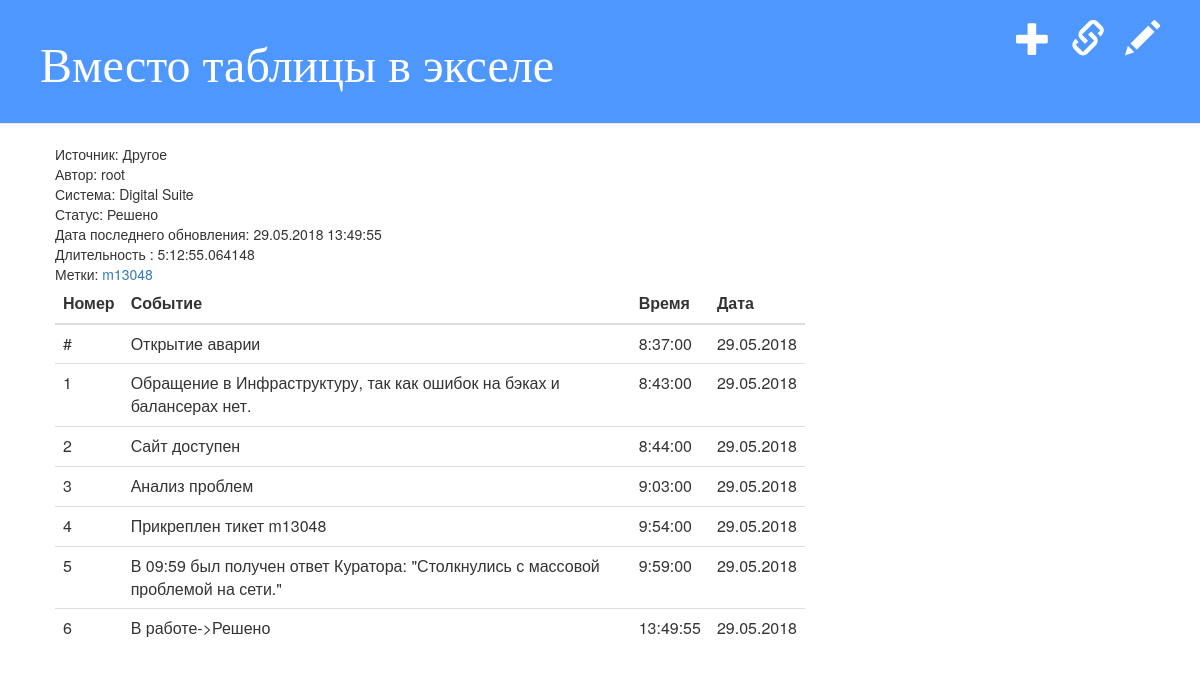
/accident_detail/4 (signed in), run on the app's committed database.
### accident/models.py (models this page shows, shortened)
class Accident(models.Model):
    author = models.ForeignKey('auth.User', on_delete=models.PROTECT)
    headline = models.CharField(max_length=200, verbose_name='заголовок')
    text = models.TextField(verbose_name='Описание аварии')
    system = models.ForeignKey(
        'System', on_delete=models.PROTECT, verbose_name='Система')
    created_date = models.DateTimeField(default=timezone.now)
    update_date = models.DateTimeField(blank=True, null=True)
    tag_var = models.TextField(blank=True)
    status = models.ForeignKey(
        'Status', on_delete=models.PROTECT, verbose_name='Статус', default=1)
    causes = models.TextField(null=True, blank=True, verbose_name='Влияние')
    step = models.TextField(null=True, blank=True)
    source = models.ForeignKey(
        'Source', on_delete=models.PROTECT, null=True, verbose_name='Источник')

class Source(models.Model):
    headline = models.TextField()
    comment = models.TextField(null=True, blank=True)
    def __str__(self):
        return self.headline

class System(models.Model):
    name = models.CharField(max_length=50)
    def __str__(self):
        return self.name

class Status(models.Model):
    headline = models.CharField(max_length=20)
    comment = models.TextField(null=True)
    end_point = models.BooleanField(default=False)
    def __str__(self):
        return self.headline

class Tag(models.Model):
    tag_text = models.TextField()
    accident = models.ForeignKey('Accident', on_delete=models.CASCADE)
    link = models.TextField(null=True, blank=True)

class Events(models.Model):
    date_time = models.DateTimeField(default=timezone.now)
    event = models.TextField(verbose_name='Действие', null=True)
    accident = models.ForeignKey('Accident', on_delete=models.CASCADE,verbose_name='')

### accident/views.py (the view)
# urls.py: path('accident_detail/<int:pk>', views.accident_detail, name='accident_detail'),
def accident_detail(request, pk):
    accident = get_object_or_404(Accident, pk=pk)
    events = Events.objects.filter(accident=pk).order_by('date_time')
    tag = Tag.objects.filter(accident=pk)
    last_date = events.aggregate(Max('date_time'))
    context = {'events': events, 'tag': tag,
               'accident': accident, 'last_date': last_date}
    return render(request, 'accident/accident_detail.html', context)

### accident/templatetags/accident_extras.py (called while the page is built)
def diff_date(value, arg=None):
    if arg is None:
        time_end = timezone.now()
    else:
        time_end = arg
    time_begin = value
    on_delay = time_end - time_begin
    return on_delay

### accident/templates/accident/accident_detail.html (shortened to what this page needs)
{% extends 'accident/base.html' %}
{% block add_link %}
    <a href="{% url 'edit' pk=accident.id %}" class="top-menu"><span class="glyphicon glyphicon-pencil"></span></a>
    <a href="{% url 'link_new' pk=accident.id %}" class="top-menu"><span class="glyphicon glyphicon-link"></span></a>
    <a href="{% url 'event_new' pk=accident.id %}" class="top-menu"><span class="glyphicon glyphicon-plus"></span></a>
{% endblock %}
{% block content %}
        Источник: {{ accident.source }}<br>
        Автор: {{ accident.author }}<br>
        Система: {{ accident.system }}<br>
        Статус: {{ accident.status }}<br>
        Дата последнего обновления: {{ last_date.date_time__max|date:"d.m.Y G:i:s" }}<br>
        {% load accident_extras %}
        Длительность :
        {% if accident.status.end_point %}
            {{ accident.created_date|diff_date:last_date.date_time__max }}
        {% else %}
            {{ accident.created_date|diff_date }}
        {% endif %}
        <br>
    Метки:
    {% for post in tag %}
        <a href = '{{ post.link }}' target="_blank">{{ post.tag_text}}</a>
    {% endfor %}
    <table border="0" class="table">
    	<thead>
    		<tr>
    			<th>
    				Номер
    			</th>
        		<th>
        			Событие
        		</th>
        		<th>
        			Время
        		</th>
                <th>
                    Дата
                </th>
        	</tr>
    	</thead>
            <tr>
                <td>#</td>
                <td>Открытие аварии</td>
                <td>{{ accident.created_date|date:"G:i:s" }}</td>
                <td>{{ accident.created_date|date:"d.m.Y" }}</td>
             </tr>
        {% for post in events %}
        	<tr>
        		<td>{{ forloop.counter }}</td>
        		<td>
        			{{ post.event }}
        		</td>
        		<td>
        			{{ post.date_time|date:"G:i:s" }}
        		</td>
                <td>
                    {{ post.date_time|date:"d.m.Y" }}
                </td>
        	</tr>
        {% endfor %}
        </table>
{% endblock %}

### accident/static/css/blog.css (style rules this page uses)
.top-menu, .top-menu:hover, .top-menu:visited { color: #ffffff; float: right; font-size: 26pt; margin-right: 20px; }

### data on the page
Accident: source "Другое", author "root", system "Digital Suite", status "Решено", created_date|diff_date "5:12:55.064148", created_date "8:37:00", created_date "29.05.2018"
Tag: tag_text "m13048"
Events: event "Обращение в Инфраструктуру, так как ошибок на бэках и балансерах нет.", date_time "8:43:00", date_time "29.05.2018"
Events: event "Сайт доступен", date_time "8:44:00", date_time "29.05.2018"
Events: event "Анализ проблем", date_time "9:03:00", date_time "29.05.2018"
Events: event "Прикреплен тикет m13048", date_time "9:54:00", date_time "29.05.2018"
Events: event "В 09:59 был получен ответ Куратора: \"Столкнулись с массовой проблемой на сети.\"", date_time "9:59:00", date_time "29.05.2018"
Events: event "В работе->Решено", date_time "13:49:55", date_time "29.05.2018"

### other printed values
{{ last_date.date_time__max|date:"d.m.Y G:i:s" }} "29.05.2018 13:49:55"
